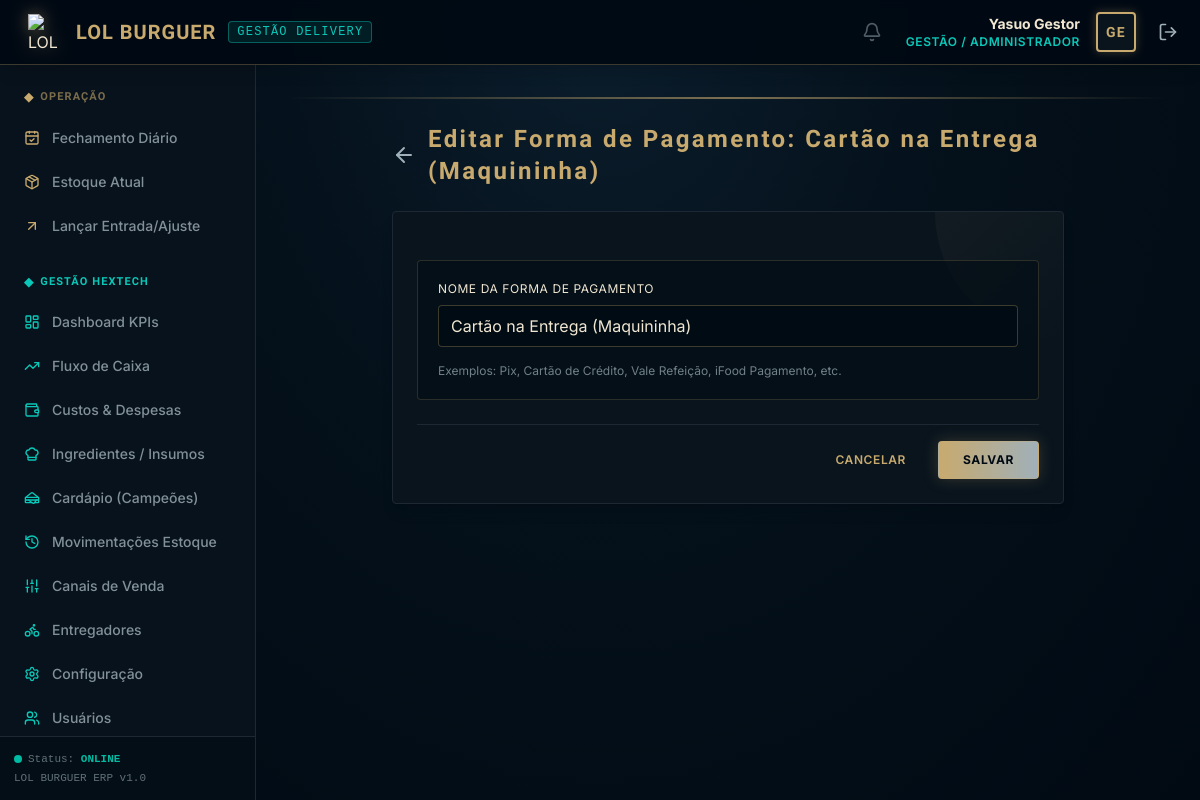
The app's page /vendas/formas-pagamento/4/editar/ (signed in) with its own data.
### core/models.py (models this page shows, shortened)
class Usuario(AbstractUser):
    ROLE_CHOICES = (
        ('GESTAO', 'Gestão / Administrador'),
        ('OPERADOR', 'Operador de Caixa / Atendente'),
    )
    role = models.CharField(
        max_length=20,
        choices=ROLE_CHOICES,
        default='OPERADOR',
        verbose_name="Cargo / Nível de Acesso"
    )
    class Meta:
        verbose_name = "Usuário"
        verbose_name_plural = "Usuários"
        ordering = ['username']

### vendas/models.py (models this page shows, shortened)
class FormaPagamento(models.Model):
    nome = models.CharField(max_length=50, unique=True, verbose_name="Nome da Forma de Pagamento")
    class Meta:
        verbose_name = "Forma de Pagamento"
        verbose_name_plural = "Formas de Pagamento"
        ordering = ['nome']

### core/decorators.py (the view)
    def _wrapped_view_func(request, *args, **kwargs):
        if request.user.is_authenticated and request.user.role == 'GESTAO':
            return view_func(request, *args, **kwargs)
        messages.error(request, "Acesso negado: Apenas a Gestão tem permissão para acessar esta página.")
        return redirect('home')

### templates/vendas/forma_pagamento_form.html (shortened to what this page needs)
{% extends "base.html" %}
{% block content %}
<div class="max-w-2xl mx-auto">
    <div class="mb-6 flex items-center space-x-3">
        <a href="{% url 'forma_pagamento_listar' %}" class="text-hex_gold_dim hover:text-hex_gold transition-colors" title="Voltar para Formas de Pagamento">
            <i data-lucide="arrow-left" class="w-6 h-6"></i>
        </a>
        <h1 class="text-2xl font-bold title-hex text-hex_gold">{{ titulo }}</h1>
    </div>
    <div class="bg-hex_dark_card border border-hex_dark_border p-6 rounded shadow-lg relative overflow-hidden group">
        <div class="absolute top-0 right-0 w-32 h-32 bg-gradient-to-br from-hex_gold/5 to-transparent rounded-bl-full pointer-events-none"></div>
        <form method="post" class="space-y-6 relative z-10">
            <div class="bg-hex_dark_bg/50 p-5 rounded border border-hex_gold/20">
                <div class="mb-4">
                    <label for="{{ form.nome.id_for_label }}" class="block text-xs uppercase tracking-wider text-hex_gold_light mb-2">
                        Nome da Forma de Pagamento
                    </label>
                    {{ form.nome }}
                </div>
                <p class="text-xs text-hex_gold_dim/70 mt-2">
                    Exemplos: Pix, Cartão de Crédito, Vale Refeição, iFood Pagamento, etc.
                </p>
            </div>
            <div class="flex items-center justify-end space-x-4 pt-4 border-t border-hex_dark_border">
                <a href="{% url 'forma_pagamento_listar' %}" class="px-4 py-2.5 rounded text-xs font-semibold text-hex_gold hover:text-white transition-all uppercase tracking-wider">
                    Cancelar
                </a>
                <button type="submit" class="bg-gradient-to-r from-hex_gold to-hex_gold_dim hover:from-hex_blue hover:to-hex_blue_dark text-hex_dark_bg hover:text-white font-bold py-2.5 px-6 rounded transition-all uppercase tracking-wider text-xs border border-hex_gold/40 shadow-hex-gold hover:shadow-hex-blue">
                    Salvar
                </button>
            </div>
        </form>
    </div>
</div>
{% endblock %}

### templates/base.html (shortened to what this page needs)
<!DOCTYPE html>
<html lang="pt-br" class="h-full">
<head>
    <script src="https://cdn.tailwindcss.com"></script>
</head>
<body class="h-full flex flex-col" x-data="{ mobileSidebarOpen: false }">
    <header class="bg-hex_dark_bg/95 border-b border-hex_gold/30 px-4 py-3 flex items-center justify-between z-20 shadow-lg backdrop-blur-sm">
        <div class="flex items-center space-x-3">
            <div class="flex items-center space-x-3">
                <img src="/media/produtos/logo.png" alt="LOL BURGUER Logo" class="w-9 h-9 object-contain filter drop-shadow-[0_0_8px_rgba(200,170,110,0.5)]">
                <span class="text-xl font-bold title-hex text-hex_gold tracking-wider">LOL BURGUER</span>
                <span class="hidden md:inline-block text-xs font-mono uppercase tracking-widest text-hex_blue border border-hex_blue/40 bg-hex_blue/10 px-2 py-0.5 rounded">
                    Gestão Delivery
                </span>
            </div>
        </div>
        <div class="flex items-center space-x-4">
            {% if user.is_authenticated %}
                <div hx-get="{% url 'notificacoes_badge' %}" hx-trigger="load, every 60s" class="relative group cursor-pointer mr-2">
                    <i data-lucide="bell" class="w-5 h-5 text-hex_gold_dim opacity-50 group-hover:opacity-100 transition-opacity"></i>
                </div>
                <div class="text-right hidden sm:block">
                    <p class="text-sm font-bold text-hex_gold_light">{{ user.get_full_name|default:user.username }}</p>
                    <p class="text-xs text-hex_blue uppercase tracking-wider font-semibold">{{ user.get_role_display }}</p>
                </div>
                <div class="w-10 h-10 border-2 border-hex_gold rounded flex items-center justify-center bg-hex_dark_card shadow-[0_0_10px_rgba(200,170,110,0.3)]">
                    <span class="text-hex_gold font-bold title-hex text-sm">{{ user.username|slice:":2"|upper }}</span>
                </div>
                <a href="{% url 'logout' %}" class="text-hex_gold_dim hover:text-hex_gold p-1.5 rounded hover:bg-hex_dark_card transition-all" title="Sair do Sistema">
                    <i data-lucide="log-out" class="w-5 h-5"></i>
                </a>
            {% else %}
                <span class="text-xs uppercase text-hex_gold_dim font-mono">Sem autenticação</span>
            {% endif %}
        </div>
    </header>
    <div class="flex-1 flex min-h-0 overflow-hidden">
        {% if user.is_authenticated %}
        <aside
            :class="mobileSidebarOpen ? 'translate-x-0' : '-translate-x-full lg:translate-x-0'"
            class="fixed inset-y-0 left-0 pt-16 lg:pt-0 lg:static w-64 bg-hex_dark_card/95 border-r border-hex_dark_border flex flex-col justify-between transition-transform duration-300 ease-in-out z-10 lg:z-0 backdrop-blur-sm"
        >
            <div class="flex-1 overflow-y-auto px-3 py-6 space-y-7">
                <div>
                    <h3 class="text-[11px] uppercase text-hex_gold/60 font-bold tracking-widest mb-3 px-3 title-hex flex items-center space-x-1.5">
                        <span class="text-hex_gold text-xs">◆</span>
                        <span>Operação</span>
                    </h3>
                    <nav class="space-y-1">
                        <a href="{% url 'fechamento_diario' %}" class="flex items-center space-x-3 px-3 py-2.5 rounded text-sm font-medium transition-all hover:bg-hex_dark_bg/80 hover:text-hex_gold_light {% if request.resolver_match.url_name == 'fechamento_diario' %}bg-[#0B1D2C] text-hex_gold_light border-l-4 border-hex_gold font-bold shadow-[0_0_10px_rgba(200,170,110,0.15)]{% else %}text-hex_gold_dim/80{% endif %}">
                            <i data-lucide="calendar-check" class="w-4 h-4 text-hex_gold"></i>
                            <span>Fechamento Diário</span>
                        </a>
                        <a href="{% url 'estoque_resumo' %}" class="flex items-center space-x-3 px-3 py-2.5 rounded text-sm font-medium transition-all hover:bg-hex_dark_bg/80 hover:text-hex_gold_light {% if request.resolver_match.url_name == 'estoque_resumo' %}bg-[#0B1D2C] text-hex_gold_light border-l-4 border-hex_gold font-bold shadow-[0_0_10px_rgba(200,170,110,0.15)]{% else %}text-hex_gold_dim/80{% endif %}">
                            <i data-lucide="package" class="w-4 h-4 text-hex_gold"></i>
                            <span>Estoque Atual</span>
                        </a>
                        <a href="{% url 'estoque_ajustar' %}" class="flex items-center space-x-3 px-3 py-2.5 rounded text-sm font-medium transition-all hover:bg-hex_dark_bg/80 hover:text-hex_gold_light {% if request.resolver_match.url_name == 'estoque_ajustar' %}bg-[#0B1D2C] text-hex_gold_light border-l-4 border-hex_gold font-bold shadow-[0_0_10px_rgba(200,170,110,0.15)]{% else %}text-hex_gold_dim/80{% endif %}">
                            <i data-lucide="arrow-up-right" class="w-4 h-4 text-hex_gold"></i>
                            <span>Lançar Entrada/Ajuste</span>
                        </a>
                    </nav>
                </div>
                {% if user.role == 'GESTAO' %}
                <div>
                    <h3 class="text-[11px] uppercase text-hex_blue font-bold tracking-widest mb-3 px-3 title-hex flex items-center space-x-1.5">
                        <span class="text-hex_blue text-xs">◆</span>
                        <span>Gestão Hextech</span>
                    </h3>
                    <nav class="space-y-1">
                        <a href="{% url 'dashboard' %}" class="flex items-center space-x-3 px-3 py-2.5 rounded text-sm font-medium transition-all hover:bg-hex_dark_bg/80 hover:text-hex_blue {% if request.resolver_match.url_name == 'dashboard' %}bg-[#0B1D2C] text-hex_blue border-l-4 border-hex_blue font-bold shadow-[0_0_10px_rgba(10,200,185,0.2)]{% else %}text-hex_gold_dim/80{% endif %}">
                            <i data-lucide="layout-dashboard" class="w-4 h-4 text-hex_blue"></i>
                            <span>Dashboard KPIs</span>
                        </a>
                        <a href="{% url 'fluxo_caixa_projetado' %}" class="flex items-center space-x-3 px-3 py-2.5 rounded text-sm font-medium transition-all hover:bg-hex_dark_bg/80 hover:text-hex_blue {% if request.resolver_match.url_name == 'fluxo_caixa_projetado' %}bg-[#0B1D2C] text-hex_blue border-l-4 border-hex_blue font-bold shadow-[0_0_10px_rgba(10,200,185,0.2)]{% else %}text-hex_gold_dim/80{% endif %}">
                            <i data-lucide="trending-up" class="w-4 h-4 text-hex_blue"></i>
                            <span>Fluxo de Caixa</span>
                        </a>
                        <a href="{% url 'despesa_listar' %}" class="flex items-center space-x-3 px-3 py-2.5 rounded text-sm font-medium transition-all hover:bg-hex_dark_bg/80 hover:text-hex_blue {% if request.resolver_match.url_name == 'despesa_listar' or 'despesa_criar' in request.resolver_match.url_name or 'despesa_editar' in request.resolver_match.url_name %}bg-[#0B1D2C] text-hex_blue border-l-4 border-hex_blue font-bold shadow-[0_0_10px_rgba(10,200,185,0.2)]{% else %}text-hex_gold_dim/80{% endif %}">
                            <i data-lucide="wallet" class="w-4 h-4 text-hex_blue"></i>
                            <span>Custos & Despesas</span>
                        </a>
                        <a href="{% url 'ingrediente_listar' %}" class="flex items-center space-x-3 px-3 py-2.5 rounded text-sm font-medium transition-all hover:bg-hex_dark_bg/80 hover:text-hex_blue {% if request.resolver_match.url_name == 'ingrediente_listar' %}bg-[#0B1D2C] text-hex_blue border-l-4 border-hex_blue font-bold shadow-[0_0_10px_rgba(10,200,185,0.2)]{% else %}text-hex_gold_dim/80{% endif %}">
                            <i data-lucide="chef-hat" class="w-4 h-4 text-hex_blue"></i>
                            <span>Ingredientes / Insumos</span>
                        </a>
                        <a href="{% url 'produto_listar' %}" class="flex items-center space-x-3 px-3 py-2.5 rounded text-sm font-medium transition-all hover:bg-hex_dark_bg/80 hover:text-hex_blue {% if request.resolver_match.url_name == 'produto_listar' %}bg-[#0B1D2C] text-hex_blue border-l-4 border-hex_blue font-bold shadow-[0_0_10px_rgba(10,200,185,0.2)]{% else %}text-hex_gold_dim/80{% endif %}">
                            <i data-lucide="sandwich" class="w-4 h-4 text-hex_blue"></i>
                            <span>Cardápio (Campeões)</span>
                        </a>
                        <a href="{% url 'estoque_historico' %}" class="flex items-center space-x-3 px-3 py-2.5 rounded text-sm font-medium transition-all hover:bg-hex_dark_bg/80 hover:text-hex_blue {% if request.resolver_match.url_name == 'estoque_historico' %}bg-[#0B1D2C] text-hex_blue border-l-4 border-hex_blue font-bold shadow-[0_0_10px_rgba(10,200,185,0.2)]{% else %}text-hex_gold_dim/80{% endif %}">
                            <i data-lucide="history" class="w-4 h-4 text-hex_blue"></i>
                            <span>Movimentações Estoque</span>
                        </a>
                        <a href="{% url 'canal_listar' %}" class="flex items-center space-x-3 px-3 py-2.5 rounded text-sm font-medium transition-all hover:bg-hex_dark_bg/80 hover:text-hex_blue {% if request.resolver_match.url_name == 'canal_listar' %}bg-[#0B1D2C] text-hex_blue border-l-4 border-hex_blue font-bold shadow-[0_0_10px_rgba(10,200,185,0.2)]{% else %}text-hex_gold_dim/80{% endif %}">
                            <i data-lucide="sliders" class="w-4 h-4 text-hex_blue"></i>
                            <span>Canais de Venda</span>
                        </a>
                        <a href="{% url 'entregador_listar' %}" class="flex items-center space-x-3 px-3 py-2.5 rounded text-sm font-medium transition-all hover:bg-hex_dark_bg/80 hover:text-hex_blue {% if request.resolver_match.url_name == 'entregador_listar' %}bg-[#0B1D2C] text-hex_blue border-l-4 border-hex_blue font-bold shadow-[0_0_10px_rgba(10,200,185,0.2)]{% else %}text-hex_gold_dim/80{% endif %}">
                            <i data-lucide="bike" class="w-4 h-4 text-hex_blue"></i>
                            <span>Entregadores</span>
                        </a>
                        <a href="{% url 'configuracao_financeira' %}" class="flex items-center space-x-3 px-3 py-2.5 rounded text-sm font-medium transition-all hover:bg-hex_dark_bg/80 hover:text-hex_blue {% if request.resolver_match.url_name == 'configuracao_financeira' %}bg-[#0B1D2C] text-hex_blue border-l-4 border-hex_blue font-bold shadow-[0_0_10px_rgba(10,200,185,0.2)]{% else %}text-hex_gold_dim/80{% endif %}">
                            <i data-lucide="settings" class="w-4 h-4 text-hex_blue"></i>
                            <span>Configuração</span>
                        </a>
                        <a href="{% url 'usuario_listar' %}" class="flex items-center space-x-3 px-3 py-2.5 rounded text-sm font-medium transition-all hover:bg-hex_dark_bg/80 hover:text-hex_blue {% if 'usuario' in request.resolver_match.url_name %}bg-[#0B1D2C] text-hex_blue border-l-4 border-hex_blue font-bold shadow-[0_0_10px_rgba(10,200,185,0.2)]{% else %}text-hex_gold_dim/80{% endif %}">
                            <i data-lucide="users" class="w-4 h-4 text-hex_blue"></i>
                            <span>Usuários</span>
                        </a>
                    </nav>
                </div>
                {% endif %}
            </div>
            <div class="p-3.5 border-t border-hex_dark_border bg-hex_dark_bg/50 text-[11px] font-mono text-hex_gold_dim/60">
                <p class="flex items-center space-x-1.5">
                    <span class="w-2 h-2 rounded-full bg-hex_success animate-pulse inline-block"></span>
                    <span>Status: <strong class="text-hex_success font-semibold">ONLINE</strong></span>
                </p>
                <p class="mt-0.5">LOL BURGUER ERP v1.0</p>
            </div>
        </aside>
        {% endif %}
        <main class="flex-1 flex flex-col overflow-y-auto min-h-0 p-4 md:p-6 lg:p-8 relative">
            <div class="h-0.5 bg-gradient-to-r from-transparent via-hex_gold to-transparent mb-6 opacity-60"></div>
            {% block content %}
            {% endblock %}
        </main>
    </div>
</body>
</html>

### records on screen
Usuario: get_full_name "Yasuo Gestor", role "GESTÃO / ADMINISTRADOR", username "GE"
FormaPagamento: nome "Cartão na Entrega (Maquininha)"

### other values on screen
{{ titulo }} "Editar Forma de Pagamento: Cartão na Entrega (Maquininha)"
